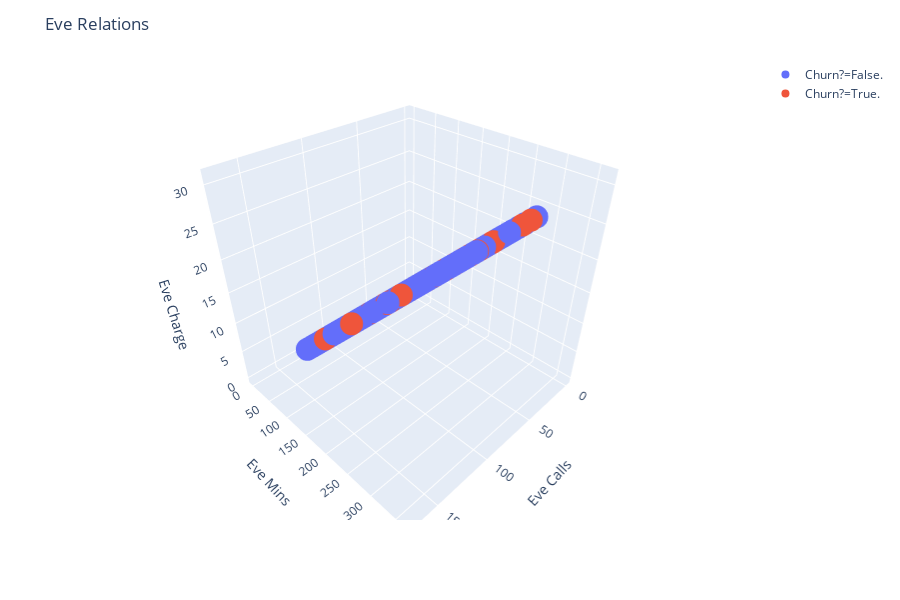

Notebook code for this chart:
### Code cell
fig = px.scatter_3d(df, x="Eve Calls", y="Eve Mins", z = 'Eve Charge', color="Churn?")
fig.update_layout(title_text = 'Eve Relations')
fig.show()

### Figure 1 — Plotly figure (JSON) as saved in the notebook; plotly's stock layout.template omitted (floating-point values rounded to 4 significant figures; data arrays with more than 128 entries replaced by an {"elided": "..."} marker saying what was removed)
{"data": [{"hoverlabel": {"namelength": 0}, "hovertemplate": "Churn?=False.<br>Eve Calls=%{x}<br>Eve Mins=%{y}<br>Eve Charge=%{z}", "legendgroup": "Churn?=False.", "marker": {"color": "#636efa", "symbol": "circle"}, "mode": "markers", "name": "Churn?=False.", "scene": "scene", "showlegend": true, "type": "scatter3d", "x": {"elided": "2850 int values"}, "y": {"elided": "2850 float values"}, "z": {"elided": "2850 float values"}}, {"hoverlabel": {"namelength": 0}, "hovertemplate": "Churn?=True.<br>Eve Calls=%{x}<br>Eve Mins=%{y}<br>Eve Charge=%{z}", "legendgroup": "Churn?=True.", "marker": {"color": "#EF553B", "symbol": "circle"}, "mode": "markers", "name": "Churn?=True.", "scene": "scene", "showlegend": true, "type": "scatter3d", "x": {"elided": "483 int values"}, "y": {"elided": "483 float values"}, "z": {"elided": "483 float values"}}], "layout": {"height": 600, "legend": {"tracegroupgap": 0}, "margin": {"t": 60}, "scene": {"domain": {"x": [0, 0.98], "y": [0, 1]}, "xaxis": {"title": {"text": "Eve Calls"}}, "yaxis": {"title": {"text": "Eve Mins"}}, "zaxis": {"title": {"text": "Eve Charge"}}}, "title": {"text": "Eve Relations"}}}
